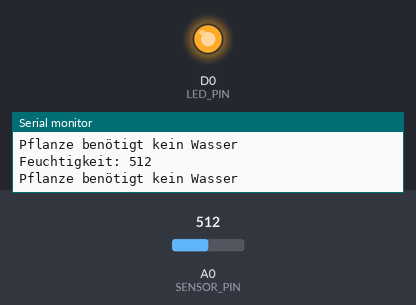
The sketch below on a simulated ESP8266 (NodeMCU). Parts: output pins drawn as LEDs (lit = HIGH), the last lines printed to the serial monitor. Inputs (shaded band) come from the test bench; at power-on: A0 (SENSOR_PIN) = 512.

Above: at 1.8 s.
1.9 s: A0 (SENSOR_PIN) set to 485
At 2.6 s:
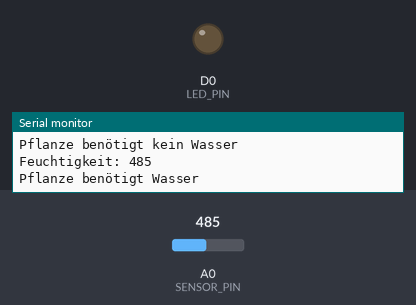
3.5 s: A0 (SENSOR_PIN) set to 510
At 5.2 s:
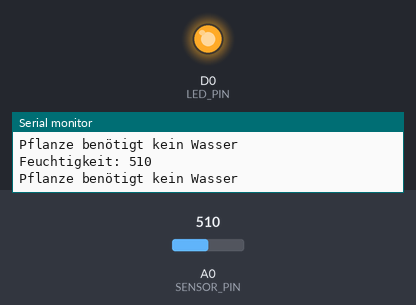
5.5 s: A0 (SENSOR_PIN) set to 490
At 6.8 s:
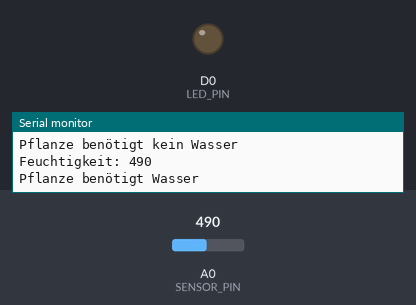
Timing chart, 0 to 8.5 s (numbered marks = the images above; inputs shaded):
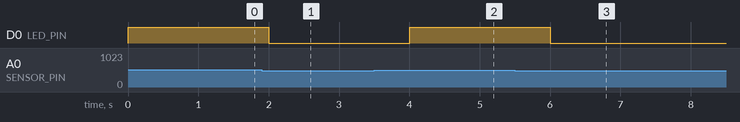

Measured:
- the behaviour switches between 501 and 500 on A0 (SENSOR_PIN) (found by bisection; images 0 and 1)
- after the input at 1.9 s, D0 (LED_PIN): HIGH → LOW after 0.10 s
- after the input at 3.5 s, D0 (LED_PIN): LOW → HIGH after 0.50 s
- after the input at 5.5 s, D0 (LED_PIN): HIGH → LOW after 0.50 s

The sketch:

Bodenfeuchtemessung.ino
```cpp
// als erstes definieren wir die Pins der LED, des Sensors sowie den Schwellwert für den Vergleich
const int SENSOR_PIN = A0;
const int LED_PIN = D0;
const int SCHWELLWERT = 500;

// in der setup()-Funktion wird die serielle Schnittstelle aktiviert und der LED-Pin als Ausgang definiert
void setup() {
  Serial.begin(9600);
  pinMode(LED_PIN, OUTPUT);
}

// in der loop() Funktion wird..
void loop() {
  // .. die Feuchtigkeit mit Hilfe der Funktion leseFeuchtigkeit() ausgelesen:
  int feuchtigkeit = leseFeuchtigkeit();
  // .. mit Hilfe der Funktion zeigeFeuchtigkeitAn() angezeigt:
  zeigeFeuchtigkeitAn(feuchtigkeit);
  // .. 1000ms gewartet
  delay(1000);
}

// die Funktion leseFeuchtigkeit() gibt das ausgelesene Signal des Bodenfeuchtesensors zurück
int leseFeuchtigkeit() { return analogRead(SENSOR_PIN); }

// die Funktion zeigeFeuchtigkeitAn bekommt den Bodenfeuchtemessert und ..
void zeigeFeuchtigkeitAn(int feuchtigkeit) {
  // .. gibt ihn auf der seriellen Schnittstelle aus
  Serial.print("Feuchtigkeit: ");
  Serial.println(feuchtigkeit);

  // .. vergleicht ihn mit dem Schwellwert:
  if (feuchtigkeit > SCHWELLWERT) {
    digitalWrite(LED_PIN, HIGH); // LED aus
    Serial.println("Pflanze benötigt kein Wasser");
  } else {
    digitalWrite(LED_PIN, LOW); // LED an
    Serial.println("Pflanze benötigt Wasser");
  }
}
```
